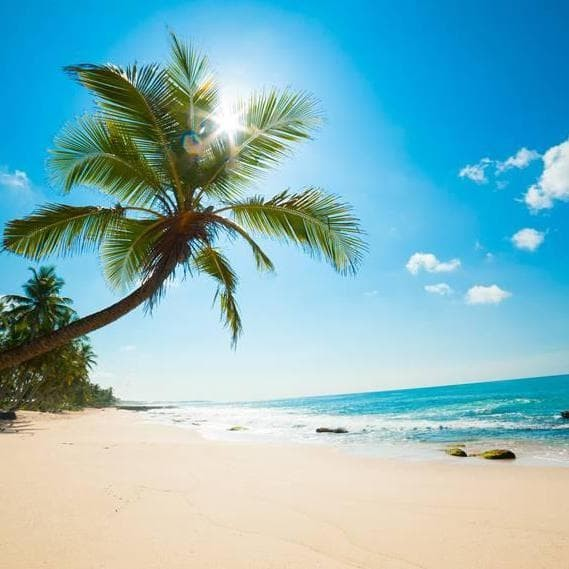
#> input picture pantai.jpg, 569 x 569 px
$ python prak9.4.py   (older library calls are emulated)
#> lines starting #> are read from the running program, lines starting #| are printed output that depends on the picture
import cv2
from matplotlib import pyplot as plt

img0 = cv2.imread('pantai.jpg')
#> img0 is the input picture: shape (569, 569, 3); mean B, G, R 190.9, 182.7, 132.2

gray = cv2.cvtColor(img0, cv2.COLOR_BGR2GRAY)
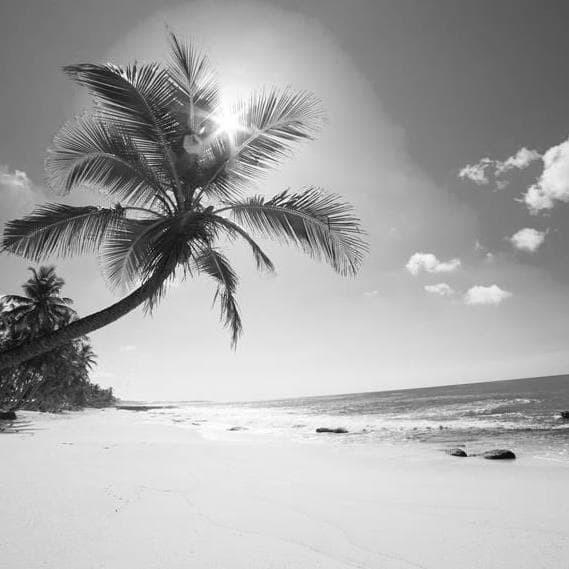
#> gray: shape (569, 569); min 1, max 255, mean 168.5

img = cv2.GaussianBlur(gray, (3, 3), 0)

laplacian = cv2.Laplacian(img, cv2.CV_64F)
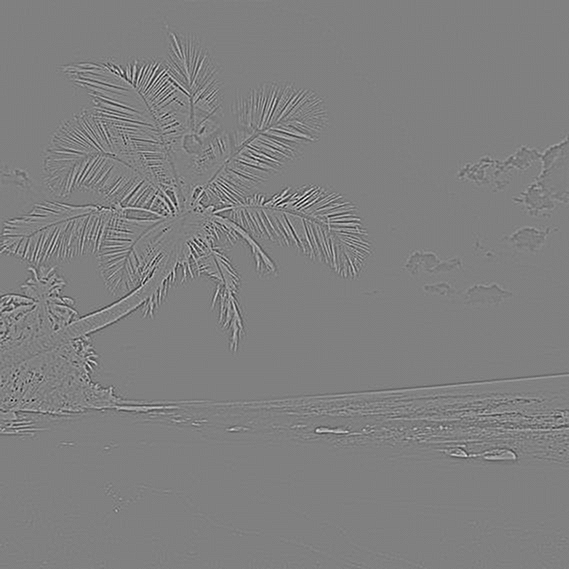
#> laplacian: shape (569, 569) float64; min -124, max 122, mean 0; drawn with min black and max white

plt.subplot(1, 2, 1), plt.imshow(img, cmap='gray')
plt.title('Original'), plt.xticks([]), plt.yticks([])
plt.subplot(1, 2, 2), plt.imshow(laplacian, cmap='gray')
plt.title('Laplacian'), plt.xticks([]), plt.yticks([])
plt.show()
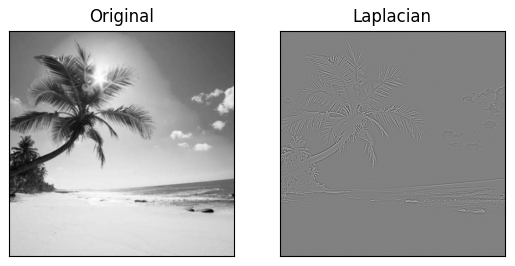
#> figure drawn by matplotlib, 2 panels
